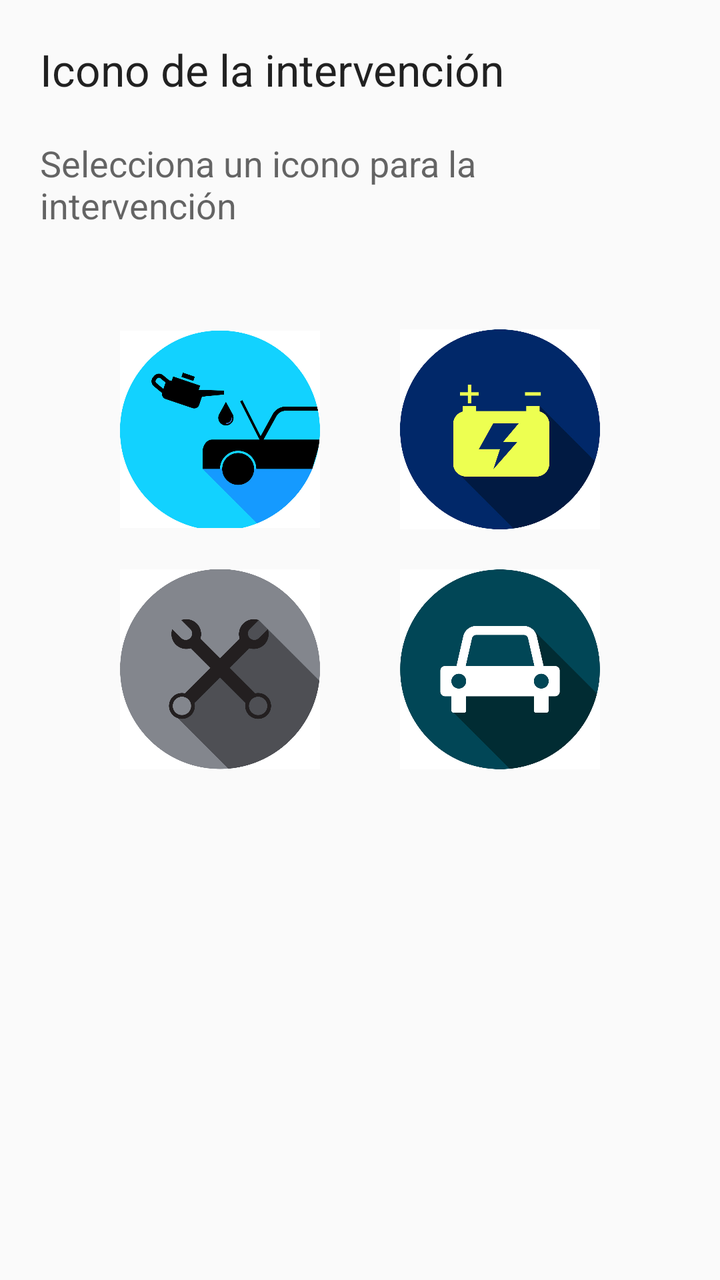
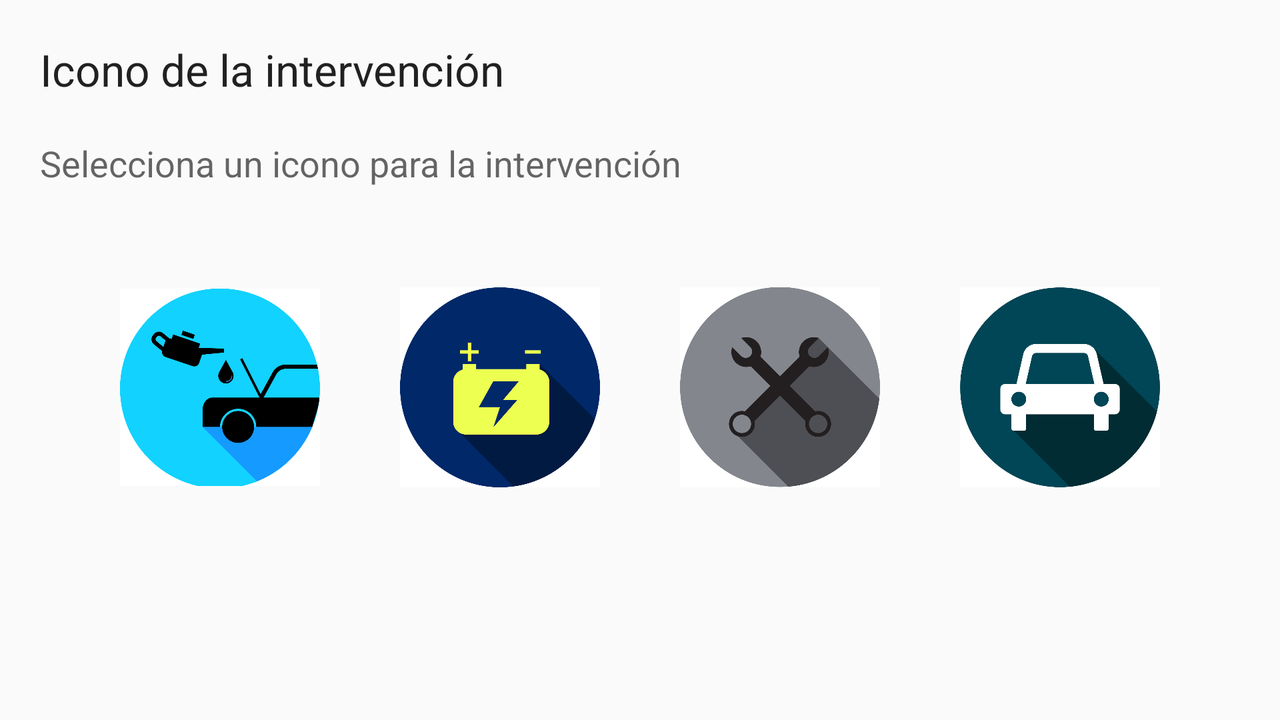

One screen, two layout resources from the same app: the default and the author's alternative for another configuration. Each is rendered where Android would select it; the XML of both is given below.
<!-- AndroidManifest.xml: application theme AppTheme -->
<!-- res/layout/dialog_seleccionar_icono.xml -->
<?xml version="1.0" encoding="utf-8"?>
<TableLayout xmlns:android="http://schemas.android.com/apk/res/android"
    android:layout_width="match_parent"
    android:layout_height="match_parent"
    android:orientation="horizontal"
    android:gravity="center_horizontal">

    <TextView
        android:layout_width="wrap_content"
        android:layout_height="wrap_content"
        android:textAppearance="?android:attr/textAppearanceLarge"
        android:text="@string/Titulo_DialogIcon"
        android:id="@+id/textView_DialogIcono"
        android:layout_column="1"
        android:layout_marginTop="20dp"
        android:layout_marginLeft="20dp"
        android:layout_marginRight="20dp" />

    <TextView
        android:layout_width="wrap_content"
        android:layout_height="wrap_content"
        android:textAppearance="?android:attr/textAppearanceMedium"
        android:text="@string/selecciona_un_icono"
        android:id="@+id/textView_DialogIconText"
        android:layout_marginTop="20dp"
        android:layout_marginLeft="20dp"
        android:layout_marginRight="20dp" />

    <TableRow
        android:layout_width="match_parent"
        android:layout_height="match_parent">

    </TableRow>

    <TableRow
        android:layout_width="match_parent"
        android:layout_height="match_parent">

        <Space
            android:layout_width="match_parent"
            android:layout_height="50dp" />

    </TableRow>

    <TableRow
        android:layout_width="match_parent"
        android:layout_height="match_parent"
        android:gravity="center_horizontal">

        <ImageButton
            android:layout_width="100dp"
            android:layout_height="100dp"
            android:id="@+id/imageButton_DialogIconoHidraulica"
            android:background="@android:color/transparent"
            android:clickable="true"
            android:src="@drawable/hidraulica"
            android:scaleType="fitCenter"
            android:layout_below="@+id/imageButton_DialogIconoNeumatica"
            android:layout_toEndOf="@+id/imageButton_DialogIconoMecanica"
            android:layout_column="1"
            android:layout_gravity="center_horizontal"
            android:layout_margin="10dp" />

        <ImageButton
            android:layout_width="100dp"
            android:layout_height="100dp"
            android:id="@+id/imageButton_DialogIconoElectrica"
            android:background="@android:color/transparent"
            android:clickable="true"
            android:src="@drawable/electrica"
            android:scaleType="fitCenter"
            android:layout_above="@+id/imageButton_DialogIconoHidraulica"
            android:layout_toEndOf="@+id/imageButton_DialogIconoNeumatica"
            android:contentDescription="Icono que corresponde a intervencion electrica"
            android:layout_column="2"
            android:layout_gravity="center_horizontal"
            android:layout_margin="10dp" />
    </TableRow>

    <TableRow
        android:layout_width="match_parent"
        android:layout_height="match_parent"
        android:gravity="center_horizontal">

        <ImageButton
            android:layout_width="100dp"
            android:layout_height="100dp"
            android:id="@+id/imageButton_DialogIconoMecanica"
            android:background="@android:color/transparent"
            android:clickable="true"
            android:src="@drawable/mecanica"
            android:scaleType="fitCenter"
            android:layout_below="@+id/imageButton_DialogIconoNeumatica"
            android:layout_alignParentStart="true"
            android:layout_column="1"
            android:layout_gravity="center_horizontal"
            android:layout_margin="10dp" />

        <ImageButton
            android:layout_width="100dp"
            android:layout_height="100dp"
            android:id="@+id/imageButton_DialogIconoNeumatica"
            android:layout_marginTop="0dp"
            android:background="@android:color/transparent"
            android:clickable="true"
            android:src="@drawable/neumatica"
            android:scaleType="fitCenter"
            android:layout_alignParentTop="true"
            android:layout_column="2"
            android:layout_gravity="center_horizontal"
            android:layout_margin="10dp" />
    </TableRow>

</TableLayout>
<!-- resources referenced by this layout -->
<resources>
  <!-- drawable electrica: jpg bitmap (drawable, 102318 bytes) -->
  <!-- drawable hidraulica: jpg bitmap (drawable, 123179 bytes) -->
  <!-- drawable mecanica: jpg bitmap (drawable, 83499 bytes) -->
  <!-- drawable neumatica: jpg bitmap (drawable, 99946 bytes) -->
  <string name="Titulo_DialogIcon">Icono de la intervención</string>
  <string name="selecciona_un_icono">Selecciona un icono para la intervención</string>
  <style name="AppTheme" parent="Theme.AppCompat.Light.DarkActionBar">
          
          <item name="colorPrimary">@color/colorPrimary</item>
          <item name="colorPrimaryDark">@color/colorPrimaryDark</item>
          <item name="colorAccent">@color/colorAccent</item>
      </style>
</resources>
<!-- res/layout-land/dialog_seleccionar_icono.xml (the author's variant of the layout above) -->
<!-- drawn on the phone turned sideways -->
<?xml version="1.0" encoding="utf-8"?>
<TableLayout xmlns:android="http://schemas.android.com/apk/res/android"
    android:layout_width="match_parent"
    android:layout_height="match_parent"
    android:orientation="horizontal"
    android:gravity="center_horizontal">

    

    <TextView
        android:layout_width="wrap_content"
        android:layout_height="wrap_content"
        android:textAppearance="?android:attr/textAppearanceLarge"
        android:text="@string/Titulo_DialogIcon"
        android:id="@+id/textView_DialogIcono"
        android:layout_column="1"
        android:layout_marginTop="20dp"
        android:layout_marginLeft="20dp"
        android:layout_marginRight="20dp" />

    <TextView
        android:layout_width="wrap_content"
        android:layout_height="wrap_content"
        android:textAppearance="?android:attr/textAppearanceMedium"
        android:text="@string/selecciona_un_icono"
        android:id="@+id/textView_DialogIconText"
        android:layout_marginTop="20dp"
        android:layout_marginLeft="20dp"
        android:layout_marginRight="20dp" />

    <TableRow
        android:layout_width="match_parent"
        android:layout_height="match_parent">

    </TableRow>

    <TableRow
        android:layout_width="match_parent"
        android:layout_height="match_parent">

        <Space
            android:layout_width="match_parent"
            android:layout_height="50dp" />

    </TableRow>

    <TableRow
        android:layout_width="match_parent"
        android:layout_height="match_parent"
        android:gravity="center_horizontal">

        <ImageButton
            android:layout_width="100dp"
            android:layout_height="100dp"
            android:id="@+id/imageButton_DialogIconoHidraulica"
            android:background="@android:color/transparent"
            android:clickable="true"
            android:src="@drawable/hidraulica"
            android:scaleType="fitCenter"
            android:layout_below="@+id/imageButton_DialogIconoNeumatica"
            android:layout_toEndOf="@+id/imageButton_DialogIconoMecanica"
            android:layout_column="1"
            android:layout_gravity="center_horizontal"
            android:layout_margin="10dp" />

        <ImageButton
            android:layout_width="100dp"
            android:layout_height="100dp"
            android:id="@+id/imageButton_DialogIconoElectrica"
            android:background="@android:color/transparent"
            android:clickable="true"
            android:src="@drawable/electrica"
            android:scaleType="fitCenter"
            android:layout_above="@+id/imageButton_DialogIconoHidraulica"
            android:layout_toEndOf="@+id/imageButton_DialogIconoNeumatica"
            android:contentDescription="Icono que corresponde a intervencion electrica"
            android:layout_column="2"
            android:layout_gravity="center_horizontal"
            android:layout_margin="10dp" />

        <ImageButton
            android:layout_width="100dp"
            android:layout_height="100dp"
            android:id="@+id/imageButton_DialogIconoMecanica"
            android:background="@android:color/transparent"
            android:clickable="true"
            android:src="@drawable/mecanica"
            android:scaleType="fitCenter"
            android:layout_below="@+id/imageButton_DialogIconoNeumatica"
            android:layout_alignParentStart="true"
            android:layout_column="1"
            android:layout_gravity="center_horizontal"
            android:layout_margin="10dp" />

        <ImageButton
            android:layout_width="100dp"
            android:layout_height="100dp"
            android:id="@+id/imageButton_DialogIconoNeumatica"
            android:layout_marginTop="0dp"
            android:background="@android:color/transparent"
            android:clickable="true"
            android:src="@drawable/neumatica"
            android:scaleType="fitCenter"
            android:layout_alignParentTop="true"
            android:layout_column="2"
            android:layout_gravity="center_horizontal"
            android:layout_margin="10dp" />
    </TableRow>

</TableLayout>
